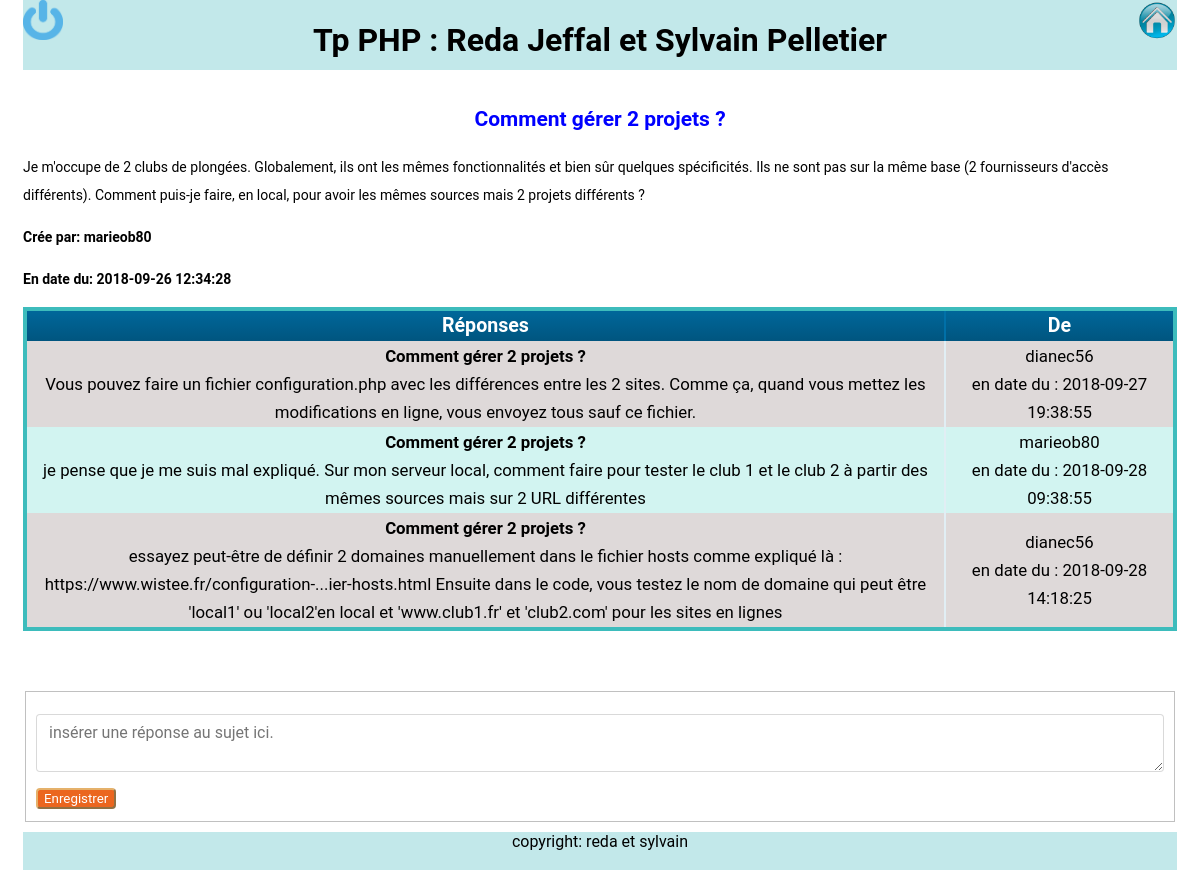
The app's page /index.php?Reponses&action=afficherReponses&idSujet=4 (signed in) with its own data.
### tables this page shows
CREATE TABLE IF NOT EXISTS `sujets` (
    `idSujet`       int(10) unsigned NOT NULL AUTO_INCREMENT,
    `titre`         varchar(250) NOT NULL,
    `texte`         text NOT NULL,
    `dateCreation`  datetime NOT NULL,
    `User`          varchar(30) NOT NULL,
    PRIMARY KEY  (`idSujet`),
    KEY `User` (`User`)
);

CREATE TABLE IF NOT EXISTS `reponses` (
    `idReponse`     int(10) unsigned NOT NULL AUTO_INCREMENT,
    `titre`         varchar(250) NOT NULL,   
    `texte`         text NOT NULL,
    `dateCreation`  datetime NOT NULL,
    `User`          varchar(30) NOT NULL,
    `idSujet`       int(10) unsigned NOT NULL,
  
    PRIMARY KEY (`idReponse`),
    KEY `User` (`User`),
    KEY `idSujet` (`idSujet`)
);

### index.php (called while the page is built, shortened)
<?php
    Routeur::route();
?>

### modeles/sujet.php (called while the page is built, shortened)
<?php
	class sujet
	{
		private $titre;
		private $texte;
		private $dateCreation;
        private $User;
		public function __construct($s = 0, $ti = "", $te = "", $d = "", $u = "")
		{
			$this->titre = $ti;
			$this->texte = $te;
            $this->dateCreation = $d;
			$this->User = $u;
		}
		public function getTitre()
		{
			return $this->titre;
		}
		public function getTexte()
		{
			return $this->texte;
		}
		public function getDateCreation()
		{
			return $this->dateCreation;
		}
		public function getUser()
		{
			return $this->User;
		}
	}
?>

### modeles/BaseDAO.php (called while the page is built, shortened)
<?php
	abstract class BaseDao
	{
		protected $db;
		public function __construct(PDO $dbPDO)
		{
			$this->db = $dbPDO;
		}
		protected function lire($valeurCherchee, $clePrimaire = NULL)
		{
			if(!isset($clePrimaire)){
				$query = "SELECT * from " . $this->getTableName() . " WHERE " . $this->getClePrimaire() ."=?";
			}
			else{
				$query = "SELECT * from " . $this->getTableName() . " WHERE " . $clePrimaire ."=?";
			}
			$donnees = array($valeurCherchee);
			return $this->requete($query, $donnees);
		}
		final protected function requete($query, $data = array())
		{
			try
			{
				$stmt = $this->db->prepare($query);
				$stmt->execute($data);
			}
			catch(PDOException $e)
			{
				trigger_error("<p>La requête suivante a donné une erreur : $query</p><p>Exception : " . $e->getMessage() . "</p>");
                return false;
			}
			return $stmt;
		}
	}
?>

### modeles/Modele_sujets.php (called while the page is built, shortened)
<?php
	class Modele_sujets extends BaseDAO
	{
		public function getTableName()
		{
			return "sujets";
		}
        public function getClePrimaire()
        {
            return "idSujet";
        }
		public function obtenirParId($id)
		{
			$resultat = $this->lire($id);
			foreach($resultat as $rangee)
			{
				$lesSujets[] = new sujet ($rangee["idSujet"],$rangee["titre"],$rangee["texte"], $rangee["dateCreation"], $rangee["User"]);
			}
			return $lesSujets;
		}
	}
?>

### modeles/reponse.php (called while the page is built, shortened)
<?php
	class reponse
	{
        private $titre;
		private $texte;
		private $dateCreation;
		private $User;
		public function __construct($r = 0, $ti = "", $te = "", $d = "", $u = "", $s = "")
		{
            $this->titre = $ti;
			$this->texte = $te;
			$this->dateCreation = $d;
			$this->User = $u;
		}
		public function getTitre()
		{
			return $this->titre;
		}
		public function getTexte()
		{
			return $this->texte;
		}
		public function getDateCreation()
		{
			return $this->dateCreation;
		}
        public function getUser()
		{
			return $this->User;
		}
	}
?>

### modeles/Modele_reponses.php (called while the page is built, shortened)
<?php
	class Modele_reponses extends BaseDAO
	{
		public function obtenirParId($id)
		{
			$query = "SELECT * from reponses WHERE idSujet=? order by dateCreation ";
			$donnees = array($id);
			$resultat = $this->requete($query, $donnees);
			foreach($resultat as $rangee)
			{
				$lesreponses[] = new reponse ($rangee["idReponse"], $rangee["titre"], $rangee["texte"],$rangee["dateCreation"],$rangee["User"], $rangee["idSujet"]);
 			}
			if (isset($lesreponses)) return $lesreponses;
		}
	}
?>

### vues/AfficheListeReponses.php (the view, shortened to what this page needs)
   <div class="connexion">
   <?php if (isset($_SESSION["username"]))
   {
	echo '<a href="index.php?Accueil&action=deconnexion"><img src="images/bouton-logout.png" width="40px" height="40px"> </a>';
    echo "<h1>Tp PHP :  Reda Jeffal et  Sylvain Pelletier</h1>";
	echo '<a href="index.php"><img src="images/home.png" width="40px" height="40px"></a>';
   }
   ?>
   </div>
<div class="datagrid">
	    <div>
       <?php
   		foreach($data['sujets'] as $valeur=>$sujet)
   		{
   			echo "<h2>" . $sujet->getTitre() . "</h2>";
   			echo "<p>" . $sujet->getTexte() . "</p>";
   			echo "<strong>Cr&eacutee par: " . $sujet->getUser() . "</strong>";
   			echo "<strong><p>En date du: " . $sujet->getDateCreation() . "</p></strong>";
           }?>
	</div>
       <table class="datagrid">
           <thead>
               <tr>
                   <th scope="col">R&eacute;ponses</th>
                   <th scope="col">De</th>
               </tr>
           </thead>
           <tbody>
           <?php
           $i=0;
           if (isset($data["reponses"]))
           {
               foreach($data['reponses'] as $valeurRep=>$reponse)
               {
           ?>
               <tr <?php if ($i % 2==0) echo 'class="ligne-impaire"'; else echo 'class="ligne-paire"';?> >
                   <td><strong><?= $reponse->getTitre(); ?></strong><br><?= $reponse->getTexte(); ?></td>
                   <td><?= $reponse->getUser() ; ?><br>en date du :
                   <?= $reponse->getDateCreation(); ?>
                   </td>
               </tr>
           <?php
           $i++;
               }
           }
           ?>
           </tbody>
       </table>
   </div>
<form method="post">
       <fieldset>
           <div>
               <p><textarea class="form-reponse" name="texte" placeholder="ins&eacute;rer une r&eacute;ponse au sujet ici."></textarea></p>
           </div>
           <div >
               <input type="submit" class="btn btn-success" value="Enregistrer">
           </div>
       </fieldset>
   </form>

### css/styles.css (style rules this page uses)
body { padding: 15px; }
.datagrid table { border-collapse: collapse; text-align: left; width: 100%; border: 4px solid #3dbcbc; }
.datagrid { font: normal 14px/200% Arial, Helvetica, sans-serif; background: #fff; overflow: hidden; margin-bottom: 30px; }
.datagrid table td, .datagrid table th { margin:auto; text-align:center; padding-bottom:0 auto; }
.datagrid table thead th { background:-webkit-gradient( linear, left top, left bottom, color-stop(0.05, #006699), color-stop(1, #00557F) ); background:-moz-linear-gradient( center top, #006699 5%, #00557F 100% );filter:progid:DXImageTransform.Microsoft.gradient(startColorstr='#006699', endColorstr='#00557F'); background-color:#006699; color:#FFFFFF; font-size: 13px; font-weight: bold; border-left: 2px solid #0070A8; text-align: center; font-size:1.4em; }
.datagrid table tbody td { border-left: 2px solid #E1EEF4; font-size: 12px;font-weight: normal; font-size:1.2em; }
.datagrid table tbody tr td:last-child ,.datagrid table thead tr th:last-child { width: 20% }
.connexion { display: inline-flex; justify-content:space-between; background-color:#c2e8ea; height:70px; width: 100%; margin-bottom:15px; }
.btn { border-radius: 4px; align-items: center; }
.btn-success { color: #fff; background-color: #eb661f; border-color: #e5b16b }
.ligne-paire { background-color:#d2f4f1; }
.ligne-impaire { background-color:#ded9d9; }
fieldset { border: 1px solid silver; margin: 0 2px; padding: .35em .625em .75em }
* { font-family: 'Roboto', sans-serif; }
thead { display: table-header-group; vertical-align: middle; border-color: inherit; }
body,html { padding-top:0; margin-top:0; }
h2,.accueil h2 { text-align:center; color:blue; margin:20px; }
.datagrid { width:100%; }
form { margin-bottom: 10px; }
.form-reponse { display: block; width: 100%; padding: .5rem .75rem; font-size: 1rem; line-height: 1.25; color: #464a4c; background-color: #fff; background-image: none; -webkit-background-clip: padding-box; background-clip: padding-box; border: 1px solid rgba(0, 0, 0, .15); border-radius: .25rem; -webkit-transition: border-color ease-in-out .15s, -webkit-box-shadow ease-in-out .15s; transition: border-color ease-in-out .15s, -webkit-box-shadow ease-in-out .15s; -o-transition: border-color ease-in-out .15s, box-shadow ease-in-out .15s; transition: border-color ease-in-out .15s, box-shadow ease-in-out .15s; transition: border-color ease-in-out .15s, box-shadow ease-in-out .15s, -webkit-box-shadow ease-in-out .15s }

### records on screen
sujets: titre "Comment gérer 2 projets ?", texte "Je m'occupe de 2 clubs de plongées. Globalement, ils ont les mêmes fonctionnalités et bien sûr quelques spécificités. Ils ne sont pas sur la même base (2 fournisseurs d'accès différents). Comment puis-je faire, en local, pour avoir les mêmes sources mais 2 projets différents ?", User "marieob80", dateCreation "2018-09-26 12:34:28"
reponses: titre "Comment gérer 2 projets ?", texte "Vous pouvez faire un fichier configuration.php avec les différences entre les 2 sites. Comme ça, quand vous mettez les modifications en ligne, vous envoyez tous sauf ce fichier.", User "dianec56", dateCreation "2018-09-27 19:38:55"
reponses: titre "Comment gérer 2 projets ?", texte "je pense que je me suis mal expliqué. Sur mon serveur local, comment faire pour tester le club 1 et le club 2 à partir des mêmes sources mais sur 2 URL différentes", User "marieob80", dateCreation "2018-09-28 09:38:55"
reponses: titre "Comment gérer 2 projets ?", texte "essayez peut-être de définir 2 domaines manuellement dans le fichier hosts comme expliqué là : https://www.wistee.fr/configuration-...ier-hosts.html Ensuite dans le code, vous testez le nom de domaine qui peut être 'local1' ou 'local2'en local et 'www.club1.fr' et 'club2.com' pour les sites en lignes", User "dianec56", dateCreation "2018-09-28 14:18:25"
